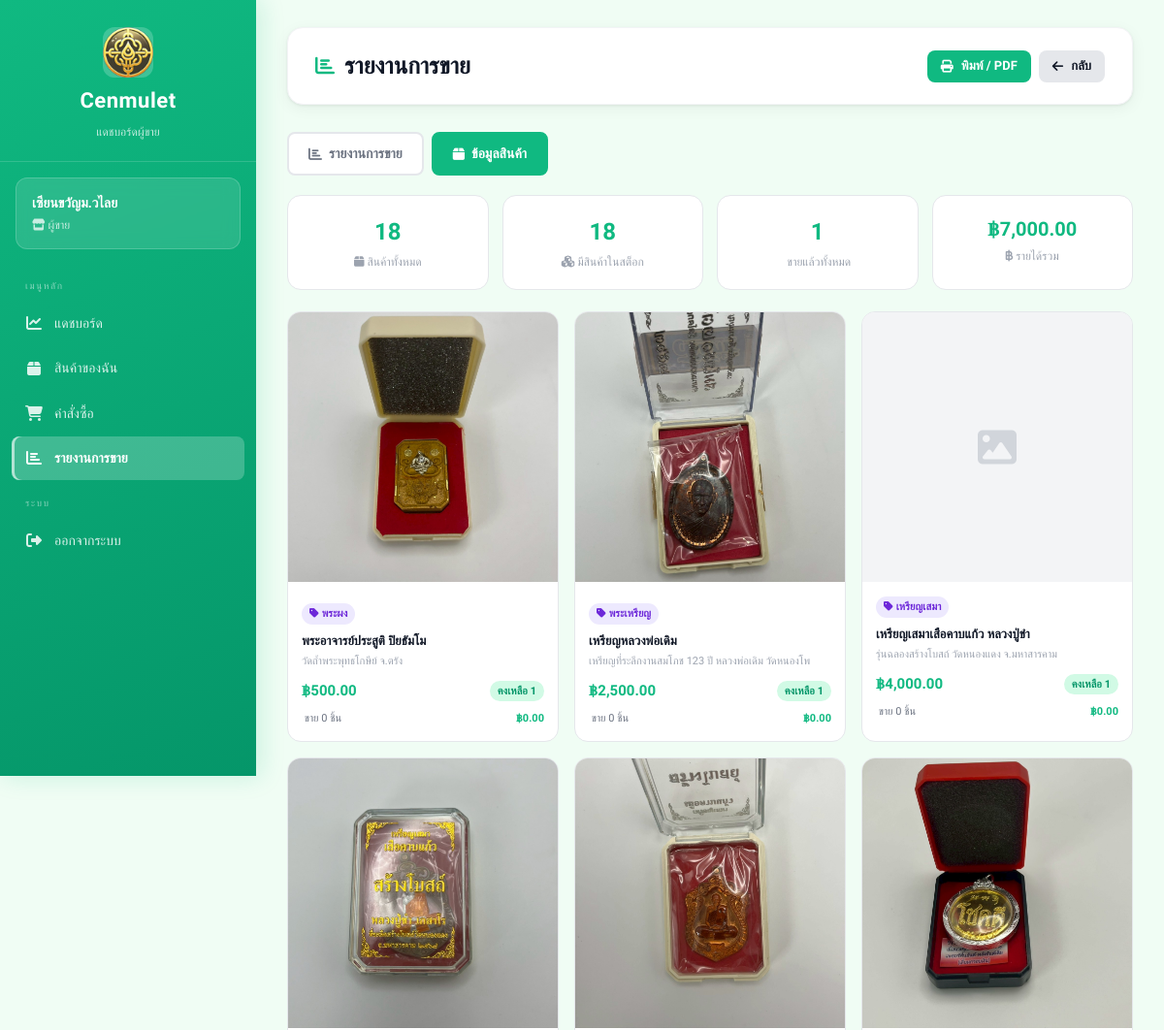
/views/seller/report.php?view=products (signed in, upper part), run on an earlier commit of the app's database.
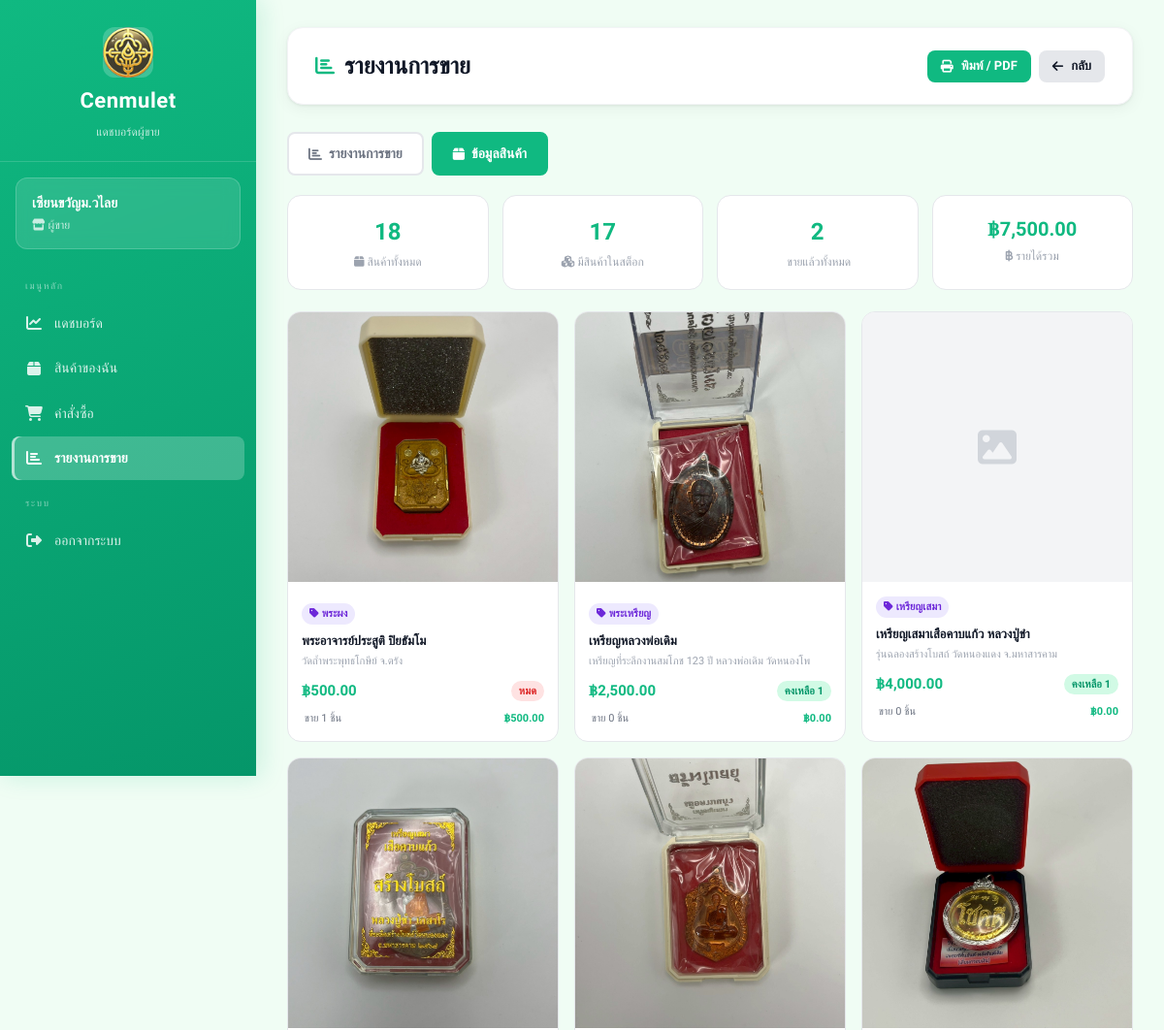
And on a later commit of the database.
### tables this page shows
CREATE TABLE sellers (
    id INTEGER PRIMARY KEY AUTOINCREMENT,
    fullname TEXT,
    store_name TEXT,
    username TEXT UNIQUE,
    password TEXT,
    address TEXT,
    img_store TEXT,
    tel TEXT,
    pay_contax TEXT,
    id_per TEXT,
    img_per TEXT,

    status TEXT DEFAULT 'pending',
    reject_reason TEXT,
    reviewed_at DATETIME
, pay_bank TEXT);

CREATE TABLE amulets (
    id INTEGER PRIMARY KEY AUTOINCREMENT,
    amulet_name TEXT,
    source TEXT,
    quantity INTEGER,
    price REAL,
    image TEXT,
    sellerId INTEGER,
    categoryId INTEGER,
    FOREIGN KEY (sellerId) REFERENCES sellers(id),
    FOREIGN KEY (categoryId) REFERENCES categories(id)
);

### views/seller/report.php (the view, shortened to what this page needs)
<?php
require_once __DIR__ . "/../../config/db.php";
$seller_id = $_SESSION['user_id'];
$stmt = $db->prepare("SELECT * FROM sellers WHERE id = :id");
$stmt->execute([':id' => $seller_id]);
$seller = $stmt->fetch(PDO::FETCH_ASSOC);
$view = $_GET['view'] ?? 'sales';
if ($view === 'products') {
    $prod_stmt = $db->prepare("
        SELECT
            a.id,
            a.amulet_name,
            a.source,
            a.price,
            a.quantity,
            c.category_name,
            COALESCE(
                (SELECT ai.image FROM amulet_images ai
                 WHERE ai.amulet_id = a.id
                 ORDER BY ai.sort_order ASC LIMIT 1),
                a.image
            ) AS main_image,
            COALESCE(SUM(oi.quantity), 0)              AS total_sold,
            COALESCE(SUM(oi.quantity * oi.price), 0)   AS revenue
        FROM amulets a
        LEFT JOIN categories c   ON a.categoryId  = c.id
        LEFT JOIN order_items oi ON a.id = oi.amulet_id
        LEFT JOIN orders o       ON oi.order_id = o.id AND o.status = 'completed'
        WHERE a.sellerId = :sid
        GROUP BY a.id
        ORDER BY a.id DESC
    ");
    $prod_stmt->execute([':sid' => $seller_id]);
    $products = $prod_stmt->fetchAll(PDO::FETCH_ASSOC);
    $total_products = count($products);
    $in_stock       = count(array_filter($products, function($p) { return $p['quantity'] > 0; }));
    $total_sold_all = array_sum(array_column($products, 'total_sold'));
    $total_revenue  = array_sum(array_column($products, 'revenue'));
}
?>
<!DOCTYPE html>
<html lang="th">
<head>
    <link rel="stylesheet" href="/public/css/dashboard.css">
    <link rel="stylesheet" href="https://cdnjs.cloudflare.com/ajax/libs/font-awesome/6.5.1/css/all.min.css">
</head>
<body>
<div class="dashboard-container">
    <aside class="sidebar">
        <div class="sidebar-header">
            <img src="/public/images/image.png" alt="">
            <h2>Cenmulet</h2>
            <p>แดชบอร์ดผู้ขาย</p>
        </div>
        <div class="sidebar-user">
            <h3><?php echo htmlspecialchars($seller['store_name']); ?></h3>
            <p><i class="fa-solid fa-store"></i> ผู้ขาย</p>
        </div>
        <ul class="sidebar-menu">
            <li class="menu-sep">เมนูหลัก</li>
            <li><a href="/views/seller/dashboard.php"><i class="fa-solid fa-chart-line"></i> แดชบอร์ด</a></li>
            <li><a href="/views/seller/products.php"><i class="fa-solid fa-box"></i> สินค้าของฉัน</a></li>
            <li><a href="/views/seller/orders.php"><i class="fa-solid fa-shopping-cart"></i> คำสั่งซื้อ</a></li>
            <li><a href="/views/seller/report.php" class="active"><i class="fa-solid fa-chart-bar"></i> รายงานการขาย</a></li>
            <li class="menu-sep">ระบบ</li>
            <li><a href="/auth/logout.php"><i class="fa-solid fa-right-from-bracket"></i> ออกจากระบบ</a></li>
        </ul>
    </aside>
    <main class="main-content">
        <div class="top-bar no-print">
            <h1><i class="fa-solid fa-chart-bar"></i> รายงานการขาย</h1>
            <div style="display:flex;gap:8px">
                <button onclick="window.print()" class="btn btn-primary btn-sm">
                    <i class="fa-solid fa-print"></i> พิมพ์ / PDF
                </button>
                <a href="/views/seller/orders.php" class="btn btn-secondary btn-sm">
                    <i class="fa-solid fa-arrow-left"></i> กลับ
                </a>
            </div>
        </div>
        <div class="view-tabs no-print">
            <a href="?view=sales"
               class="view-tab <?php echo $view === 'sales' ? 'active' : ''; ?>">
                <i class="fa-solid fa-chart-bar"></i> รายงานการขาย
            </a>
            <a href="?view=products"
               class="view-tab <?php echo $view === 'products' ? 'active' : ''; ?>">
                <i class="fa-solid fa-box"></i> ข้อมูลสินค้า
            </a>
        </div>
        <?php if ($view === 'products'): ?>
        <div class="summary-row">
            <div class="summary-box">
                <div class="s-val"><?php echo number_format($total_products); ?></div>
                <div class="s-lbl"><i class="fa-solid fa-box"></i> สินค้าทั้งหมด</div>
            </div>
            <div class="summary-box">
                <div class="s-val"><?php echo number_format($in_stock); ?></div>
                <div class="s-lbl"><i class="fa-solid fa-cubes"></i> มีสินค้าในสต็อก</div>
            </div>
            <div class="summary-box">
                <div class="s-val"><?php echo number_format($total_sold_all); ?></div>
                <div class="s-lbl"><i class="fa-solid fa-cart-check"></i> ขายแล้วทั้งหมด</div>
            </div>
            <div class="summary-box">
                <div class="s-val" style="font-size:20px">฿<?php echo number_format($total_revenue, 2); ?></div>
                <div class="s-lbl"><i class="fa-solid fa-baht-sign"></i> รายได้รวม</div>
            </div>
        </div>
        <?php if (count($products) > 0): ?>
        <div class="products-grid no-print">
            <?php foreach ($products as $p): ?>
            <div class="prod-card">
                <?php if (!empty($p['main_image'])): ?>
                    <img class="prod-img"
                         src="/uploads/amulets/<?php echo htmlspecialchars($p['main_image']); ?>"
                         alt="<?php echo htmlspecialchars($p['amulet_name']); ?>"
                         onerror="this.style.display='none';this.nextElementSibling.style.display='flex'">
                    <div class="prod-img-ph" style="display:none"><i class="fa-solid fa-image"></i></div>
                <?php else: ?>
                    <div class="prod-img-ph"><i class="fa-solid fa-image"></i></div>
                <?php endif; ?>
                <div class="prod-body">
                    <?php if (!empty($p['category_name'])): ?>
                    <span class="cat-tag"><i class="fa-solid fa-tag"></i> <?php echo htmlspecialchars($p['category_name']); ?></span>
                    <?php endif; ?>
                    <div class="prod-name"><?php echo htmlspecialchars($p['amulet_name']); ?></div>
                    <div class="prod-source"><?php echo htmlspecialchars($p['source'] ?? ''); ?></div>
                    <div class="prod-meta">
                        <span class="prod-price">฿<?php echo number_format($p['price'], 2); ?></span>
                        <span class="<?php echo $p['quantity'] > 0 ? 'qty-ok' : 'qty-none'; ?>">
                            <?php echo $p['quantity'] > 0 ? 'คงเหลือ ' . number_format($p['quantity']) : 'หมด'; ?>
                        </span>
                    </div>
                    <div class="sold-info">
                        <span><i class="fa-solid fa-cart-check"></i> ขาย <?php echo number_format($p['total_sold']); ?> ชิ้น</span>
                        <span style="color:#10b981;font-weight:600">฿<?php echo number_format($p['revenue'], 2); ?></span>
                    </div>
                </div>
            </div>
            <?php endforeach; ?>
        </div>
        <?php endif; ?>
        <?php endif; ?>
    </main>
</div>
</body>
</html>

### public/css/dashboard.css (style rules this page uses)
:root { --primary: #10b981; --primary-dark: #059669; --primary-light: #d1fae5; --admin-primary: #6366f1; --admin-primary-dark: #4f46e5; --bg: #f0fdf4; --bg-admin: #f5f3ff; --white: #ffffff; --border: #e5e7eb; --border-light: #f3f4f6; --text-primary: #111827; --text-secondary:#6b7280; --text-muted: #9ca3af; --success: #10b981; --success-bg: #d1fae5; --warning: #f59e0b; --warning-bg: #fef3c7; --danger: #ef4444; --danger-bg: #fee2e2; --info: #3b82f6; --info-bg: #dbeafe; --sidebar-w: 264px; --radius-sm: 8px; --radius: 12px; --radius-lg: 16px; --shadow: 0 1px 3px rgba(0,0,0,.07), 0 4px 16px rgba(0,0,0,.05); --shadow-md: 0 4px 12px rgba(0,0,0,.10), 0 8px 32px rgba(0,0,0,.06); --transition: all .25s ease; }
*, *::before, *::after { margin: 0; padding: 0; box-sizing: border-box; }
html { scroll-behavior: smooth; }
body { font-family: 'Sarabun', 'Kanit', sans-serif; background: var(--bg); color: var(--text-primary); font-size: 15px; line-height: 1.6; }
.dashboard-container { display: flex; min-height: 100vh; }
.sidebar { width: var(--sidebar-w); background: linear-gradient(160deg, var(--primary) 0%, var(--primary-dark) 100%); color: #fff; padding: 0; position: fixed; top: 0; left: 0; height: 100vh; overflow-y: auto; display: flex; flex-direction: column; z-index: 100; box-shadow: 4px 0 24px rgba(16,185,129,.18); }
.sidebar-header { padding: 28px 24px 20px; border-bottom: 1px solid rgba(255,255,255,.15); display: flex; flex-direction: column; align-items: center; gap: 6px; }
.sidebar-header img { width: 52px; height: 52px; border-radius: 12px; object-fit: cover; background: rgba(255,255,255,.2); }
.sidebar-header h2 { font-size: 22px; font-weight: 700; letter-spacing: .5px; }
.sidebar-header p { font-size: 12px; opacity: .75; }
.sidebar-user { margin: 16px 16px 8px; background: rgba(255,255,255,.12); border: 1px solid rgba(255,255,255,.18); border-radius: var(--radius); padding: 14px 16px; backdrop-filter: blur(8px); }
.sidebar-user h3 { font-size: 14px; font-weight: 600; margin-bottom: 2px; }
.sidebar-user p { font-size: 12px; opacity: .75; }
.sidebar-menu { list-style: none; padding: 8px 12px; flex: 1; }
.sidebar-menu li { margin-bottom: 2px; }
.sidebar-menu a { display: flex; align-items: center; gap: 12px; padding: 11px 14px; color: rgba(255,255,255,.85); text-decoration: none; border-radius: var(--radius-sm); font-size: 14px; font-weight: 500; transition: var(--transition); position: relative; }
.sidebar-menu a i { font-size: 16px; width: 18px; text-align: center; }
.sidebar-menu a.active { background: rgba(255,255,255,.22); color: #fff; font-weight: 600; box-shadow: inset 3px 0 0 rgba(255,255,255,.6); }
.sidebar-menu .menu-sep { font-size: 10px; text-transform: uppercase; letter-spacing: 1.5px; opacity: .5; padding: 14px 14px 6px; }
.main-content { margin-left: var(--sidebar-w); flex: 1; padding: 28px 32px; min-width: 0; }
.top-bar { background: var(--white); padding: 20px 28px; border-radius: var(--radius-lg); box-shadow: var(--shadow); margin-bottom: 28px; display: flex; justify-content: space-between; align-items: center; border: 1px solid var(--border-light); }
.top-bar h1 { font-size: 24px; font-weight: 700; color: var(--text-primary); display: flex; align-items: center; gap: 10px; }
.top-bar h1 i { color: var(--primary); font-size: 20px; }
.btn { display: inline-flex; align-items: center; gap: 8px; padding: 10px 20px; border-radius: var(--radius-sm); font-size: 14px; font-weight: 600; font-family: inherit; text-decoration: none; cursor: pointer; border: none; transition: var(--transition); white-space: nowrap; }
.btn-primary { background: var(--primary); color: #fff; }
.btn-secondary { background: var(--border); color: var(--text-primary); }
.btn-sm { padding: 6px 14px; font-size: 13px; }

What changed in the data, as far as the page shows it:
changed amulets "พระอาจารย์ประสูติ ปิยธัมโม": total_sold "0" → "1"; revenue "0.00" → "500.00"; quantity "1" → (not shown); quantity "คงเหลือ" → "หมด"
Also different on the page:
$in_stock: "18" → "17"
$total_sold_all: "1" → "2"
$total_revenue: "7,000.00" → "7,500.00"
